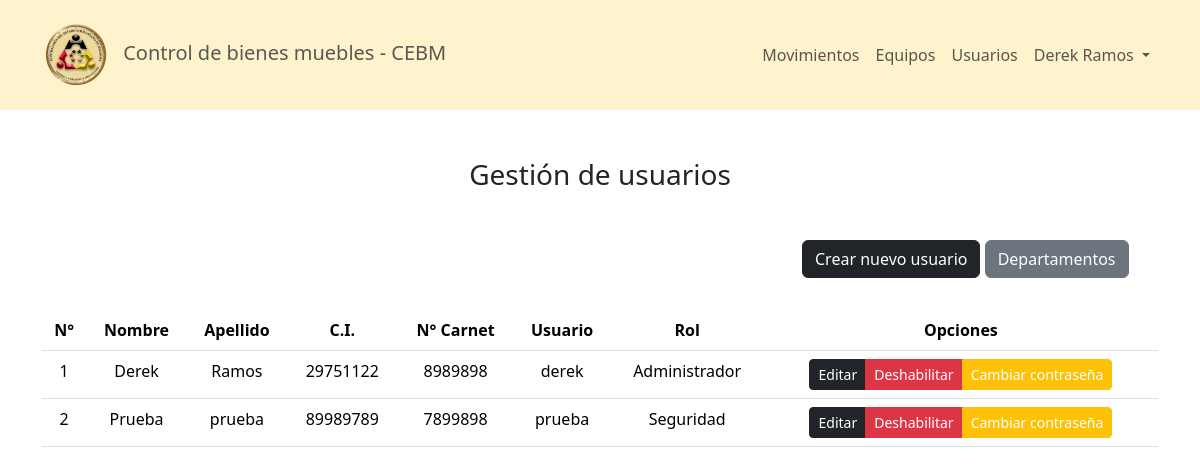
Page /pages/usuarios.php (signed in) on the earlier database version.
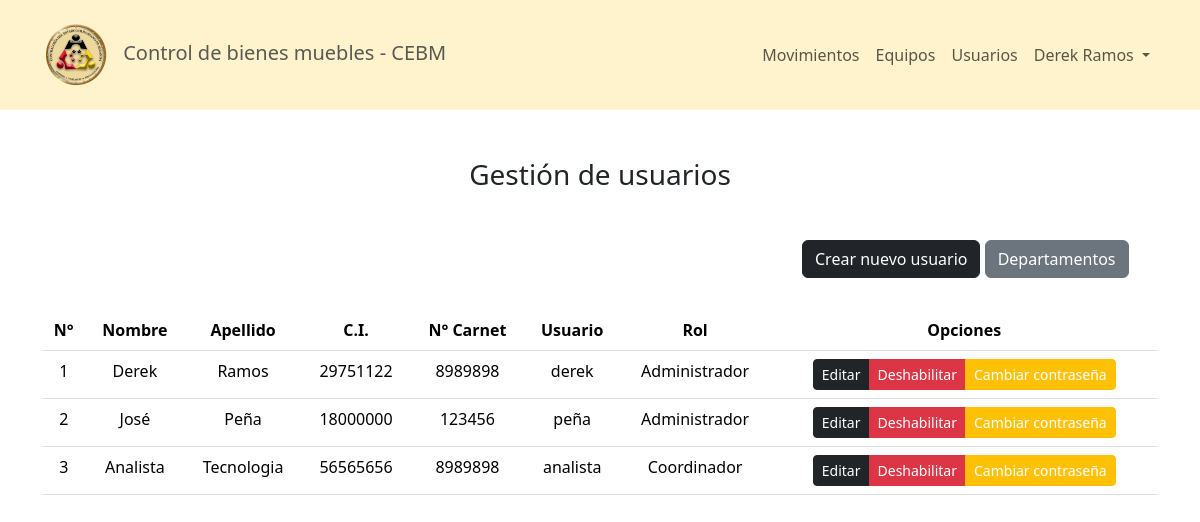
Same page on the later database version.
### tables this page shows
CREATE TABLE `usuarios` (
  `id` int(11) NOT NULL,
  `nombre` varchar(40) NOT NULL,
  `apellido` varchar(40) NOT NULL,
  `ci` varchar(8) NOT NULL,
  `n_carnet` varchar(7) NOT NULL,
  `departamento` int(11) NOT NULL,
  `rol` tinyint(4) NOT NULL,
  `estatus` tinyint(4) NOT NULL,
  `username` varchar(30) NOT NULL,
  `password` varchar(256) NOT NULL
);

### pages/usuarios.php (the view, shortened to what this page needs)
<?php include ('../config/Header.php'); ?>
<?php include ('../config/NavBar.php'); ?>
    <section class="mt-5">
        <h3 class="text-center">Gestión de usuarios</h3>
        <div class="container mt-5">
            <div class="d-flex row justify-content-end">
                <div class="col-sm-4">
                    <button type="button" class="btn btn-dark" data-bs-toggle="modal" data-bs-target="#usuario">
                        Crear nuevo usuario
                    </button>
                    <button type="button" class="btn btn-secondary" data-bs-toggle="modal" data-bs-target="#departamentos">Departamentos</button>
                </div>
            </div>
        </div>
        <div class="container d-flex justify-content-center text-center mt-3">
            <table class="table table-hover mt-3">
                <thead>
                    <tr>
                        <th scope="col">N°</th>
                        <th scope="col">Nombre</th>
                        <th scope="col">Apellido</th>
                        <th scope="col">C.I.</th>
                        <th scope="col">N° Carnet</th>
                        <th scope="col">Usuario</th>
                        <th scope="col">Rol</th>
                        <th scope="col">Opciones</th>
                    </tr>
                </thead>
                <tbody>
                    <?php
                        $contador = 1;
                        require('../config/conex.php');
                        $res = mysqli_query($conn, "SELECT * FROM usuarios");
                        while($row = mysqli_fetch_array($res)){
                            if($row[7] != 1){
                    ?>
                    <tr>
                        <td><?php echo($contador); ?></td>
                        <td><?php echo($row[1]); ?></td>
                        <td><?php echo($row[2]); ?></td>
                        <td><?php echo($row[3]); ?></td>
                        <td><?php echo($row[4]); ?></td>
                        <td><?php echo($row[8]); ?></td>
                        <td><?php if($row[6] == 0){ echo("Administrador"); } else if ($row[6] == 1){ echo("Coordinador"); } else if ($row[6] == 2) { echo("Analista"); } else if ($row[6] == 3) { echo("Seguridad"); } ?></td>
                        <td>
                            <div class="btn-group" role="group">
                                <a href="editUser.php?id=<?php echo($row[0]);?>&op=e" class="btn btn-sm btn-dark">Editar</a>
                                <button class="btn btn-sm btn-danger" onclick="confirmDisable(<?php echo($row[0]);?>)">Deshabilitar</button>
                                <a href="editUser.php?id=<?php echo($row[0]);?>&op=p" class="btn btn-sm btn-warning text-white">Cambiar contraseña</a>
                            </div>
                        </td>
                    </tr>
                    <?php $contador++; }} ?>
                </tbody>
            </table>
        </div>
    </section>
<?php
    include('../config/FooterHtml.php');
?>

Differences in the rows shown:
no longer on this page (row edited): usuarios: nombre "Prueba", apellido "prueba", ci "89989789", n_carnet "7899898", username "prueba", rol "Seguridad"
added usuarios: nombre "José", apellido "Peña", ci "18000000", n_carnet "123456", username "peña", rol "Administrador"
added usuarios: nombre "Analista", apellido "Tecnologia", ci "56565656", n_carnet "8989898", username "analista", rol "Coordinador"
